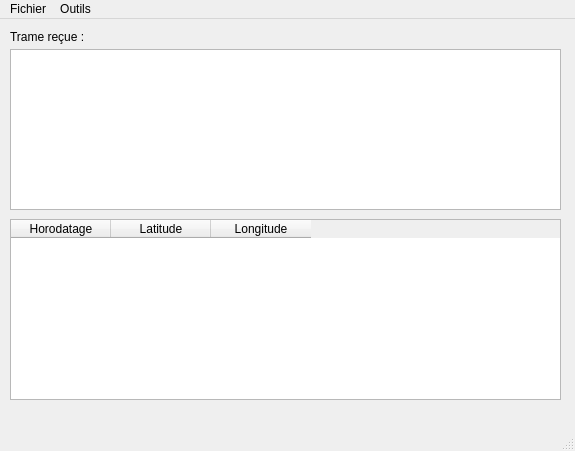
<?xml version="1.0" encoding="UTF-8"?>
<ui version="4.0">
 <class>InterfacePrincipal</class>
 <widget class="QMainWindow" name="InterfacePrincipal">
  <property name="geometry">
   <rect>
    <x>0</x>
    <y>0</y>
    <width>575</width>
    <height>451</height>
   </rect>
  </property>
  <property name="windowTitle">
   <string>InterfacePrincipal</string>
  </property>
  <widget class="QWidget" name="centralwidget">
   <widget class="QTableWidget" name="tableWidget">
    <property name="geometry">
     <rect>
      <x>10</x>
      <y>200</y>
      <width>551</width>
      <height>181</height>
     </rect>
    </property>
    <column>
     <property name="text">
      <string>Horodatage</string>
     </property>
    </column>
    <column>
     <property name="text">
      <string>Latitude</string>
     </property>
    </column>
    <column>
     <property name="text">
      <string>Longitude</string>
     </property>
    </column>
   </widget>
   <widget class="QTextEdit" name="textEdit">
    <property name="geometry">
     <rect>
      <x>10</x>
      <y>30</y>
      <width>551</width>
      <height>161</height>
     </rect>
    </property>
   </widget>
   <widget class="QLabel" name="label">
    <property name="geometry">
     <rect>
      <x>10</x>
      <y>10</y>
      <width>91</width>
      <height>16</height>
     </rect>
    </property>
    <property name="text">
     <string>Trame reçue :</string>
    </property>
   </widget>
  </widget>
  <widget class="QMenuBar" name="menubar">
   <property name="geometry">
    <rect>
     <x>0</x>
     <y>0</y>
     <width>575</width>
     <height>20</height>
    </rect>
   </property>
   <widget class="QMenu" name="menuFichier">
    <property name="title">
     <string>Fichier</string>
    </property>
    <addaction name="actionOuvrir"/>
    <addaction name="actionEnregistrer"/>
    <addaction name="separator"/>
    <addaction name="actionQuitter"/>
   </widget>
   <widget class="QMenu" name="menuOutils">
    <property name="title">
     <string>Outils</string>
    </property>
    <addaction name="actionConfigurer"/>
    <addaction name="separator"/>
    <addaction name="actionA_Propos_de"/>
   </widget>
   <addaction name="menuFichier"/>
   <addaction name="menuOutils"/>
  </widget>
  <widget class="QStatusBar" name="statusbar"/>
  <action name="actionOuvrir">
   <property name="text">
    <string>Ouvrir</string>
   </property>
  </action>
  <action name="actionEnregistrer">
   <property name="text">
    <string>Enregistrer</string>
   </property>
  </action>
  <action name="actionQuitter">
   <property name="text">
    <string>Quitter</string>
   </property>
  </action>
  <action name="actionConfigurer">
   <property name="text">
    <string>Configurer</string>
   </property>
  </action>
  <action name="actionA_Propos_de">
   <property name="text">
    <string>A Propos de</string>
   </property>
  </action>
 </widget>
 <resources/>
 <connections>
  <connection>
   <sender>actionQuitter</sender>
   <signal>triggered()</signal>
   <receiver>InterfacePrincipal</receiver>
   <slot>close()</slot>
   <hints>
    <hint type="sourcelabel">
     <x>-1</x>
     <y>-1</y>
    </hint>
    <hint type="destinationlabel">
     <x>176</x>
     <y>227</y>
    </hint>
   </hints>
  </connection>
 </connections>
</ui>
